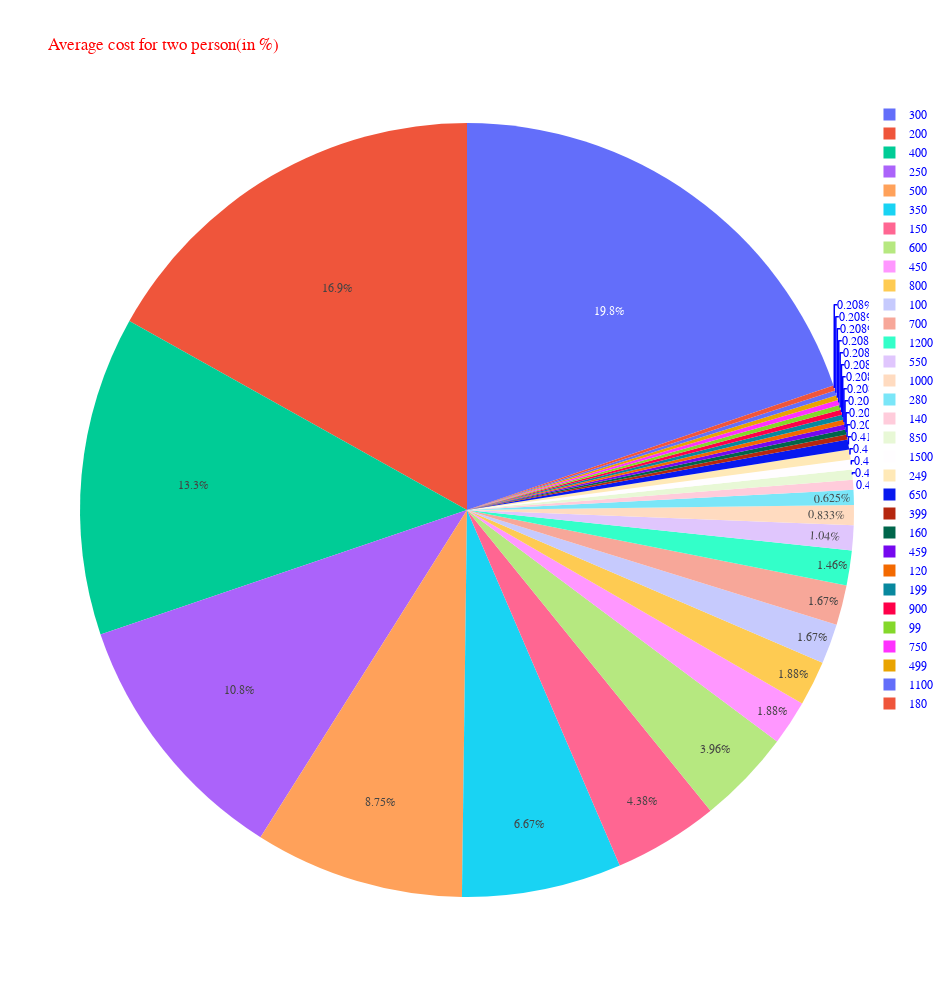

The code cell stored with this chart in its notebook:
### Code cell
plt.figure(figsize=(15,10))
f = vashi.price_for2.value_counts()
fig = px.pie(data, values=f, names=f.index, width=950, height=1000,title="Average cost for two person(in %)")
fig.update_layout(
    font_family="Courier New",
    font_color="blue",
    title_font_family="Times New Roman",
    title_font_color="red",
    legend_title_font_color="green"
)
fig.show()

### Figure 1 — Plotly figure (JSON) as saved in the notebook; plotly's stock layout.template omitted (floating-point values rounded to 4 significant figures)
{"data": [{"domain": {"x": [0, 1], "y": [0, 1]}, "hovertemplate": "label=%{label}<br>value=%{value}<extra></extra>", "labels": [300, 200, 400, 250, 500, 350, 150, 600, 450, 800, 100, 700, 1200, 550, 1000, 280, 140, 850, 1500, 249, 650, 399, 160, 459, 120, 199, 900, 99, 750, 499, 1100, 180], "legendgroup": "", "name": "", "showlegend": true, "type": "pie", "values": [95, 81, 64, 52, 42, 32, 21, 19, 9, 9, 8, 8, 7, 5, 4, 3, 2, 2, 2, 2, 2, 1, 1, 1, 1, 1, 1, 1, 1, 1, 1, 1]}], "layout": {"font": {"color": "blue", "family": "Courier New"}, "height": 1000, "legend": {"title": {"font": {"color": "green"}}, "tracegroupgap": 0}, "title": {"font": {"color": "red", "family": "Times New Roman"}, "text": "Average cost for two person(in %)"}, "width": 950}}
